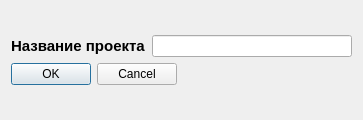
<?xml version="1.0" encoding="UTF-8"?>
<ui version="4.0">
 <class>ProjectName</class>
 <widget class="QDialog" name="ProjectName">
  <property name="geometry">
   <rect>
    <x>0</x>
    <y>0</y>
    <width>363</width>
    <height>120</height>
   </rect>
  </property>
  <property name="sizePolicy">
   <sizepolicy hsizetype="Preferred" vsizetype="Preferred">
    <horstretch>0</horstretch>
    <verstretch>0</verstretch>
   </sizepolicy>
  </property>
  <property name="windowTitle">
   <string>Укажите имя проекта</string>
  </property>
  <property name="windowIcon">
   <iconset resource="resource.qrc">
    <normaloff>:/rec/img/create new.png</normaloff>:/rec/img/create new.png</iconset>
  </property>
  <layout class="QGridLayout" name="gridLayout">
   <item row="0" column="0">
    <layout class="QVBoxLayout" name="verticalLayout">
     <item>
      <layout class="QHBoxLayout" name="horizontalLayout">
       <item alignment="Qt::AlignHCenter|Qt::AlignVCenter">
        <widget class="QLabel" name="label">
         <property name="text">
          <string>&lt;html&gt;&lt;head/&gt;&lt;body&gt;&lt;p&gt;&lt;span style=&quot; font-size:11pt; font-weight:600;&quot;&gt;Название проекта&lt;/span&gt;&lt;/p&gt;&lt;/body&gt;&lt;/html&gt;</string>
         </property>
        </widget>
       </item>
       <item>
        <widget class="QLineEdit" name="projectName"/>
       </item>
      </layout>
     </item>
     <item alignment="Qt::AlignLeft">
      <widget class="QDialogButtonBox" name="buttonBox">
       <property name="standardButtons">
        <set>QDialogButtonBox::Cancel|QDialogButtonBox::Ok</set>
       </property>
      </widget>
     </item>
    </layout>
   </item>
  </layout>
 </widget>
 <resources>
  <include location="resource.qrc"/>
 </resources>
 <connections/>
</ui>
